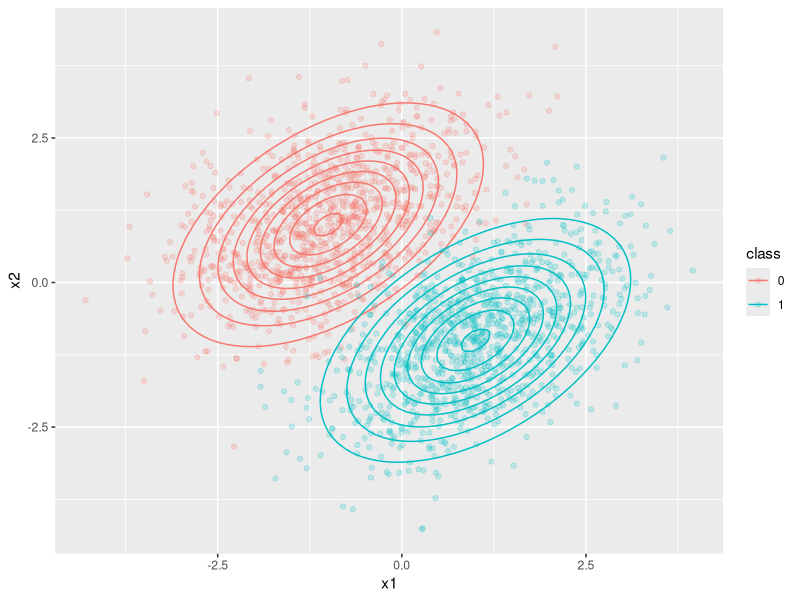
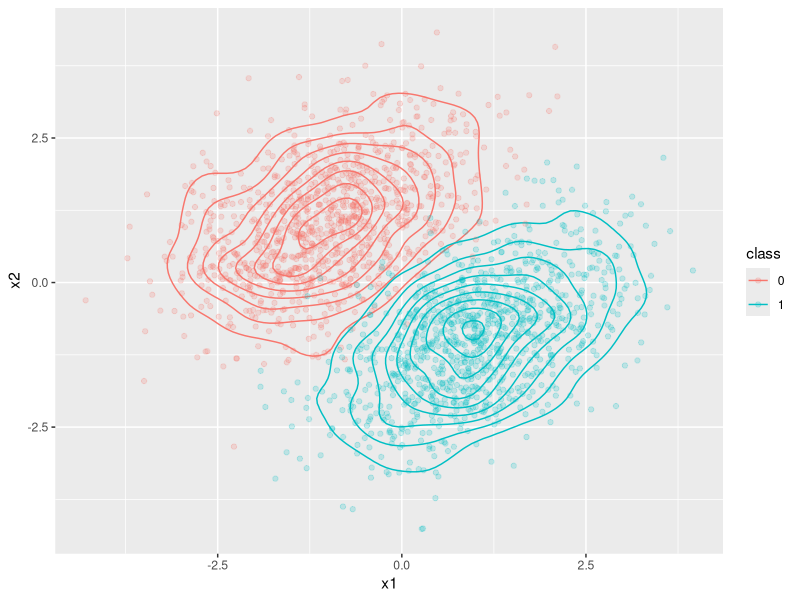
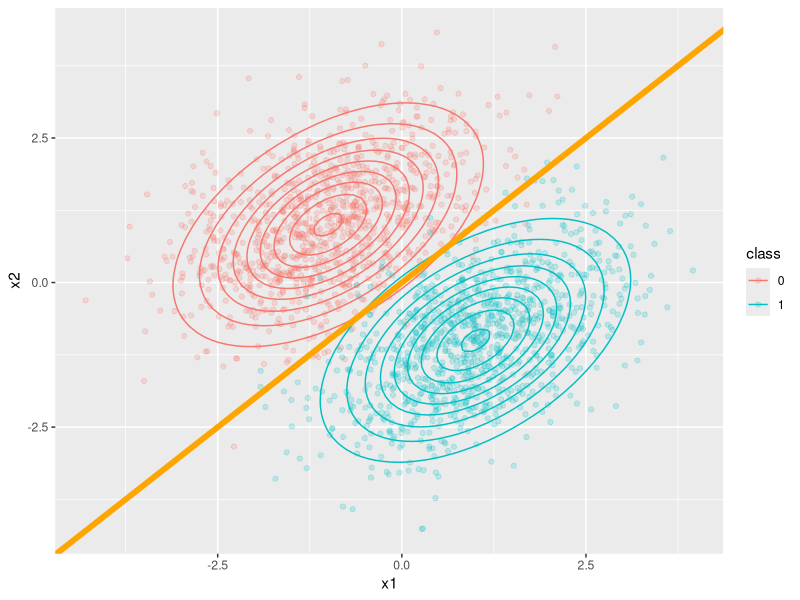
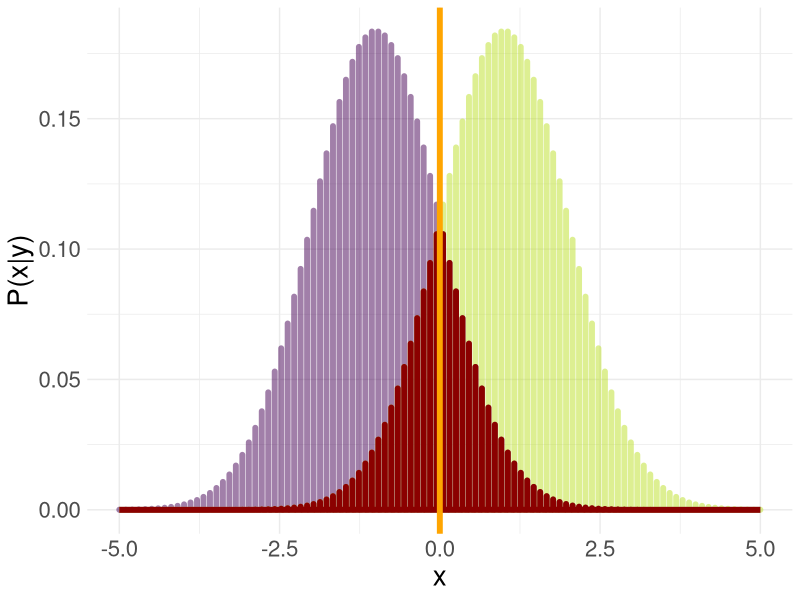
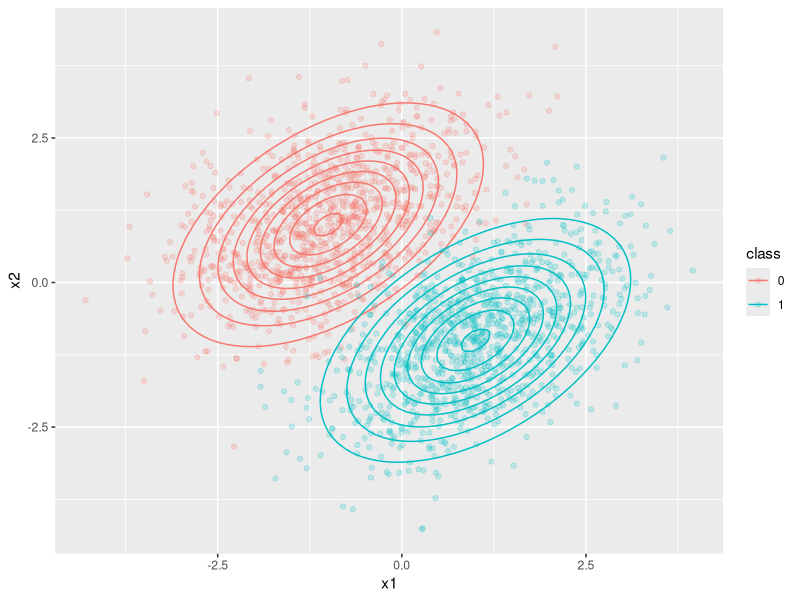
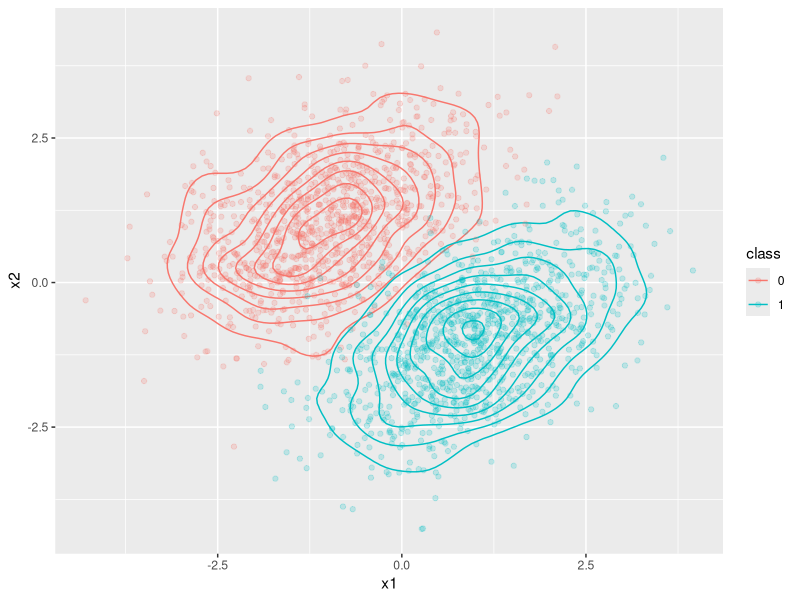
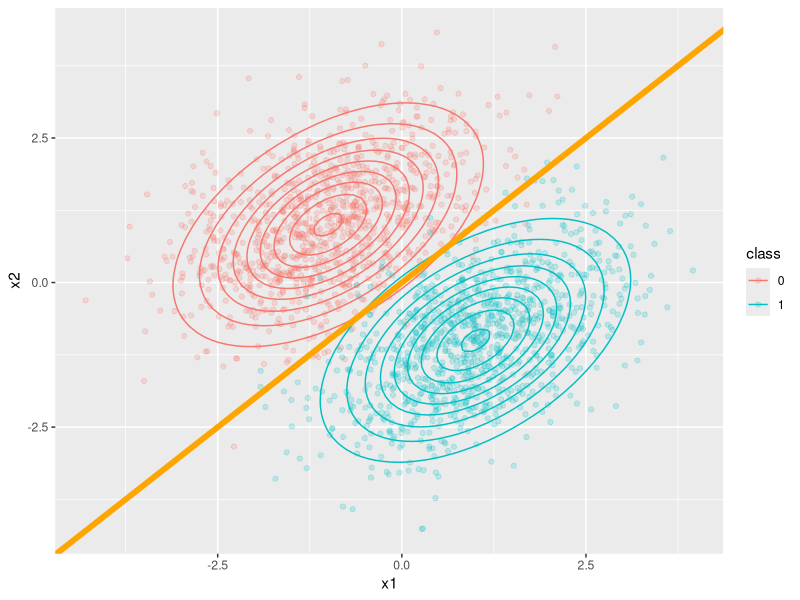
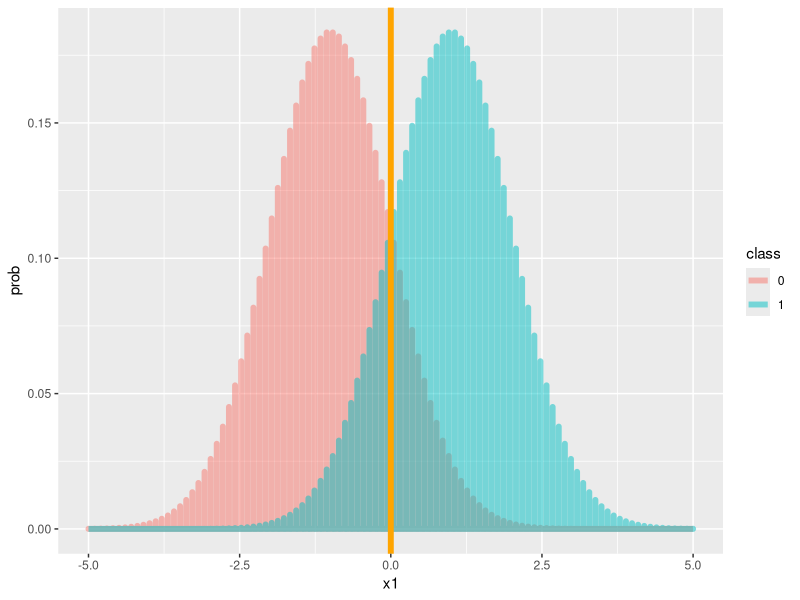

Here is the R script that generated these plots, in order:
# ------------------------------------------------------------------------------
# classification 01

# FIG: Simulate data from a bivariate normal 
# ------------------------------------------------------------------------------
 
library(mvtnorm)
library(ggplot2)

# ------------------------------------------------------------------------------

mu1 = c(-1, 1)
mu2 = c(1, -1)

sigma = matrix(c(1, 0.5, 0.5, 1), nrow = 2)

df1 = as.data.frame(rmvnorm(n = 1000, mean = mu1, sigma = sigma))
df1$class = 0
df2 = as.data.frame(rmvnorm(n = 1000, mean = mu2, sigma = sigma))
df2$class = 1

data.grid = expand.grid(x1 = seq(-5, 5, length.out=100), x2 = seq(-5, 5, length.out=100))
q.samp = cbind(data.grid, prob = mvtnorm::dmvnorm(data.grid, mean = mu1, sigma = sigma), class = 0)
q.samp2 = cbind(data.grid, prob = mvtnorm::dmvnorm(data.grid, mean = mu2, sigma = sigma), class = 1)
data.grid = rbind(q.samp, q.samp2)
data.grid$class = as.factor(data.grid$class)

data.grid$overlap = FALSE
data.grid[data.grid$class == 1 & data.grid$x1 <= 0, ]$overlap = TRUE
data.grid[data.grid$class == 0 & data.grid$x1 > 0, ]$overlap = TRUE


df = rbind(df1, df2)
names(df)[1:2] = c("x1", "x2")

df$class = as.factor(df$class)

p = ggplot() + geom_contour(data = data.grid, aes(x = x1, y = x2, z = prob, colour = class))
p = p + geom_point(data = df, aes(x = x1, y = x2, color = class), alpha = 0.2)
p

ggsave("../figure/bayes_error_1.png", width = 9, height = 5)

p = ggplot() + geom_density_2d(data = df, aes(x = x1, y = x2, color = class))
p = p + geom_point(data = df, aes(x = x1, y = x2, color = class), alpha = 0.2)
p

ggsave("../figure/bayes_error_2.png", width = 9, height = 5)


p = ggplot() + geom_contour(data = data.grid, aes(x = x1, y = x2, z = prob, colour = class))
p = p + geom_point(data = df, aes(x = x1, y = x2, color = class), alpha = 0.2)
p = p + geom_abline(slope = 1, intercept = 0, colour = "orange", size = 2)
p

ggsave("../figure/bayes_error_3.png", width = 9, height = 5)


p1 = ggplot() + geom_line(data = data.grid, aes(x = x1, y = prob, colour = class), alpha = 0.5, size = 2)
p1 = p1 + geom_vline(xintercept = 0, colour = "orange", size = 2)

p2 <- ggplot() +
  geom_line(
    data = data.grid, 
    aes(x = x1, y = prob, colour = class), 
    alpha = 0.5, 
    size = 2) + 
  scale_color_viridis_d(end = 0.9) +
  geom_line(
    data = data.grid[data.grid$overlap == TRUE, ], 
    aes(x = x1, y = prob), 
    colour = "darkred", 
    alpha = 1, size = 2) +
  xlab("x") +
  ylab("P(x|y)") +
  geom_vline(xintercept = 0, colour = "orange", size = 2) +
  theme_minimal() +
  theme(legend.position = "none", text = element_text(size = 20L))
p2


ggsave("../figure/bayes_error_4.png", p1, width = 9, height = 5)
ggsave("../figure/bayes_error_5.png", p2, width = 9, height = 4)
